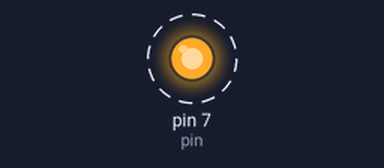
Bench run of a sketch on a simulated Arduino Uno, built with avr-gcc and run on an emulated ATmega328P. Parts: output pins drawn as LEDs (lit = HIGH). Dashed ring = blinking. At 2.2 s the program stops and its outputs stay as they are.

Above: at 1.05 s.
Timing chart, 0 to 3.7 s (numbered marks = the images above):
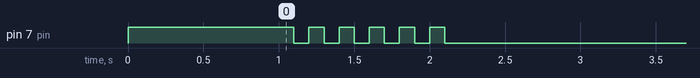

Measured:
- by itself, pin 7 (pin): alternates HIGH for 0.10 s and LOW for 0.10 s, 11 changes in all, then stays LOW

The sketch:

05_practice_2.ino
```cpp
int toggle = 1;
int times = 0;
int pin = 7;

void setup() {
  pinMode(pin, OUTPUT);
  digitalWrite(pin, 1);
  delay(1000);
}

void loop() {
  if (times == 6) {
    digitalWrite(pin, 0);
    while (1) {}
  }
  else if (toggle == 1) {
    digitalWrite(pin, 1);
    toggle = 0;
    delay(100);
  }
  else if (toggle == 0) {
    digitalWrite(pin, 0);
    toggle = 1;
    delay(100);
    times++;
  }
}
```
